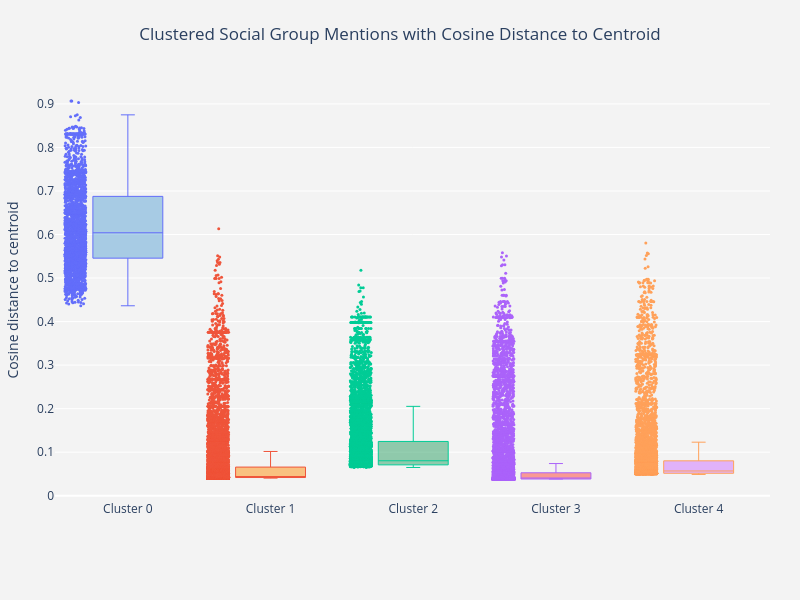

Write notebook code for a chart like this one.
### Code cell
# plot some interactive cluster boxplots
interactive_mentions_boxplot(question_df_long, range(0, 5), mention_col="sg_spans")

### Figure 1 — Plotly figure (JSON) as saved in the notebook; plotly's stock layout.template omitted (floating-point values rounded to 4 significant figures; data arrays with more than 128 entries replaced by an {"elided": "..."} marker saying what was removed)
{"data": [{"boxpoints": "all", "fillcolor": "rgba(93, 164, 214, 0.5)", "hoverinfo": "text+y", "jitter": 0.3, "line": {"width": 1}, "marker": {"size": 3}, "name": "Cluster 0", "text": {"elided": "2420 str values"}, "type": "box", "whiskerwidth": 0.2, "y": {"elided": "2420 float values"}}, {"boxpoints": "all", "fillcolor": "rgba(255, 144, 14, 0.5)", "hoverinfo": "text+y", "jitter": 0.3, "line": {"width": 1}, "marker": {"size": 3}, "name": "Cluster 1", "text": {"elided": "8765 str values"}, "type": "box", "whiskerwidth": 0.2, "y": {"elided": "8765 float values"}}, {"boxpoints": "all", "fillcolor": "rgba(44, 160, 101, 0.5)", "hoverinfo": "text+y", "jitter": 0.3, "line": {"width": 1}, "marker": {"size": 3}, "name": "Cluster 2", "text": {"elided": "6960 str values"}, "type": "box", "whiskerwidth": 0.2, "y": {"elided": "6960 float values"}}, {"boxpoints": "all", "fillcolor": "rgba(255, 65, 54, 0.5)", "hoverinfo": "text+y", "jitter": 0.3, "line": {"width": 1}, "marker": {"size": 3}, "name": "Cluster 3", "text": {"elided": "8833 str values"}, "type": "box", "whiskerwidth": 0.2, "y": {"elided": "8833 float values"}}, {"boxpoints": "all", "fillcolor": "rgba(207, 114, 255, 0.5)", "hoverinfo": "text+y", "jitter": 0.3, "line": {"width": 1}, "marker": {"size": 3}, "name": "Cluster 4", "text": {"elided": "6105 str values"}, "type": "box", "whiskerwidth": 0.2, "y": {"elided": "6105 float values"}}], "layout": {"height": 600, "margin": {"b": 100, "l": 40, "r": 30, "t": 80}, "paper_bgcolor": "rgb(243, 243, 243)", "plot_bgcolor": "rgb(243, 243, 243)", "showlegend": false, "title": {"text": "Clustered Social Group Mentions with Cosine Distance to Centroid", "x": 0.5}, "width": 800, "yaxis": {"autorange": true, "gridcolor": "rgb(255, 255, 255)", "gridwidth": 1, "showgrid": true, "title": {"text": "Cosine distance to centroid"}, "zeroline": true, "zerolinecolor": "rgb(255, 255, 255)", "zerolinewidth": 2}}}
